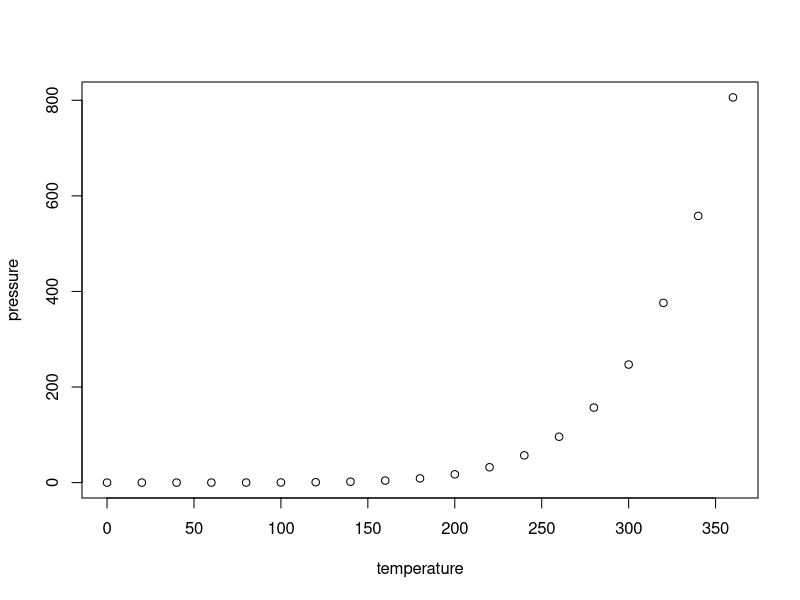
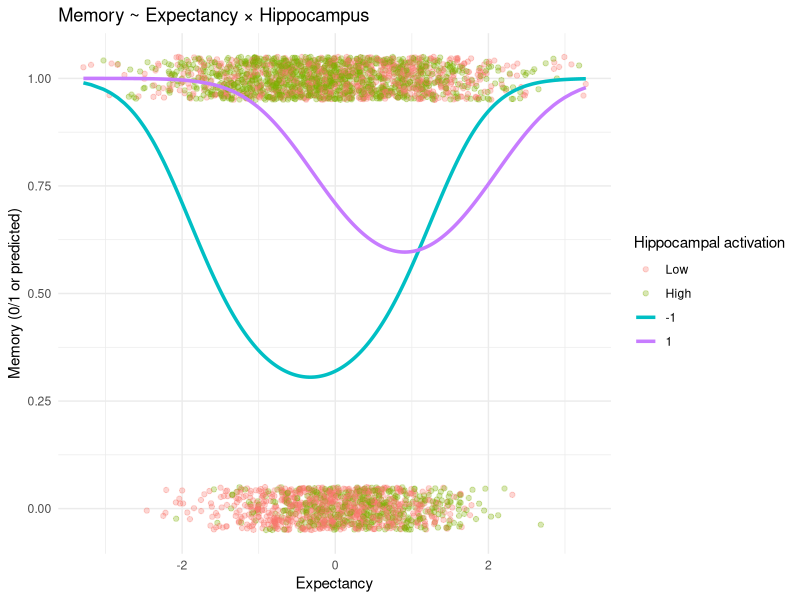
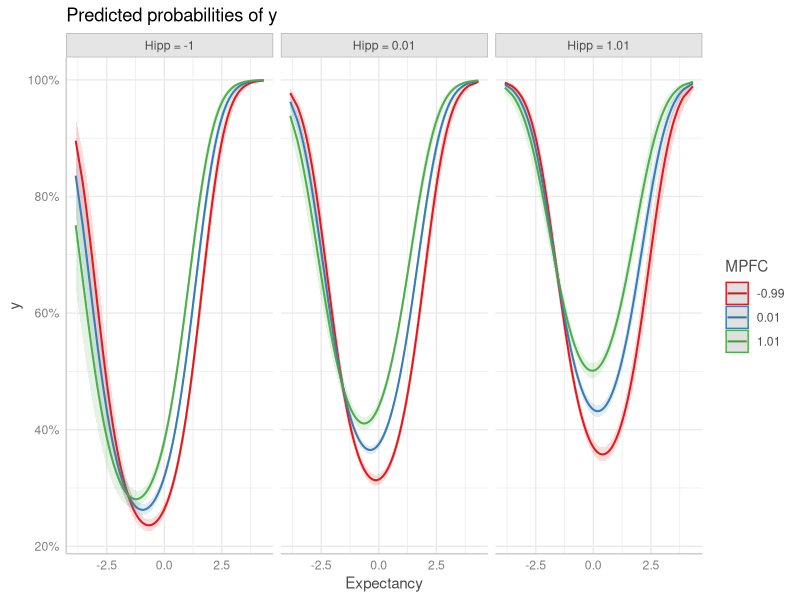
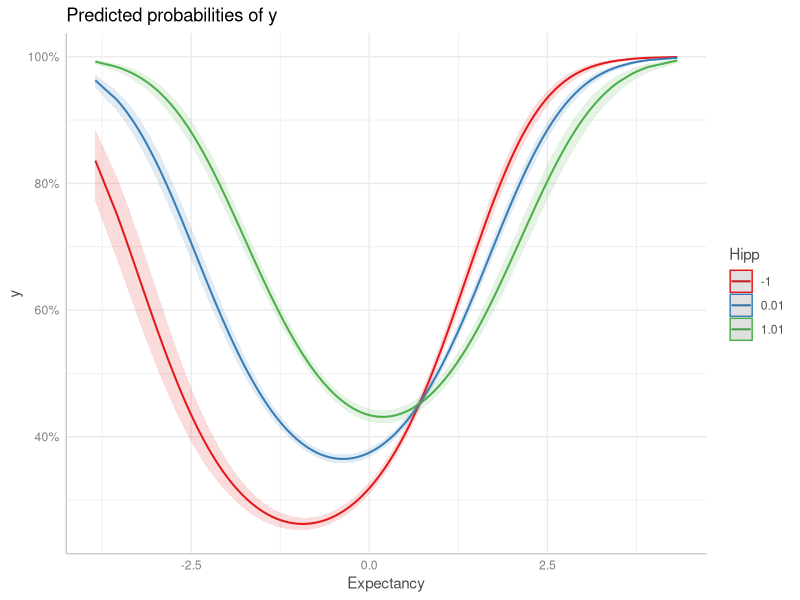
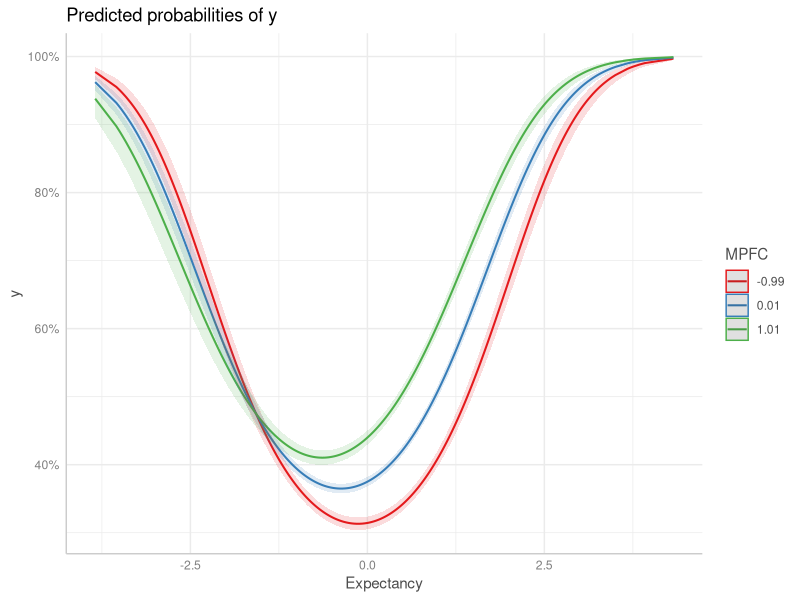
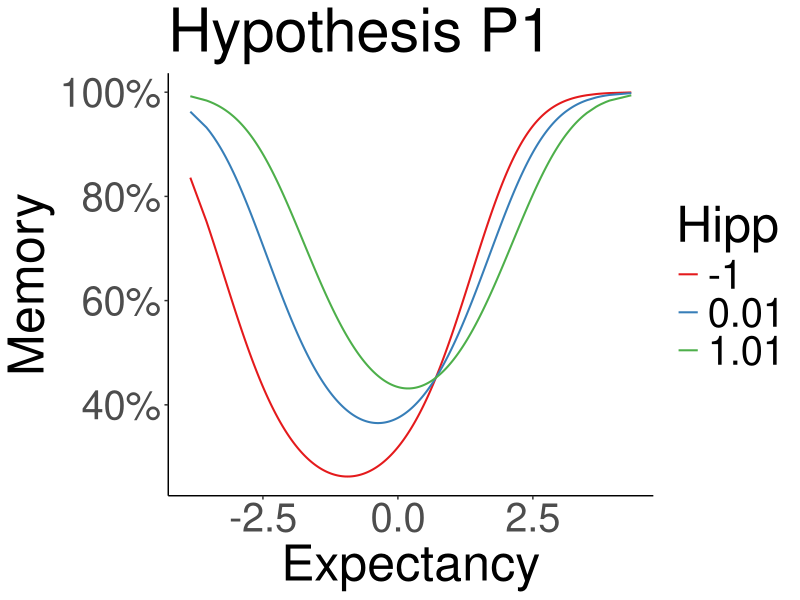
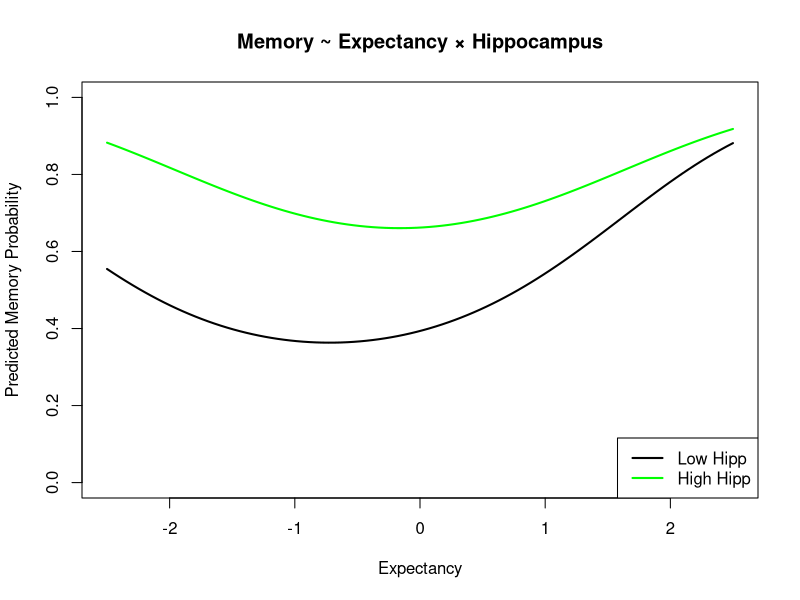
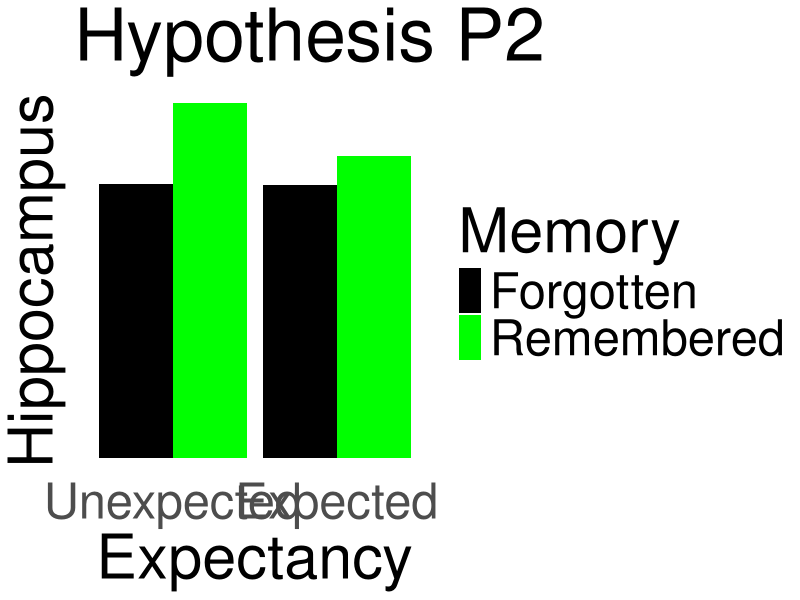

Reproduce these figures in R, in order.
## ---- chunk 1
knitr::opts_chunk$set(echo = TRUE)
## ---- chunk 2
summary(cars)
## ---- chunk 3
plot(pressure)
## ---- chunk 4

library(tidyverse)
library(ggeffects)

set.seed(123)

# Simulate data
n_subjects <- 100
n_trials <- 30

sim_data <- map_dfr(1:n_subjects, function(id) {
  tibble(
    Subject = id,
    Expectancy = rnorm(n_trials),
    Hippocampus = rnorm(n_trials)
  ) %>%
    mutate(
      Memory_prob = plogis(0.6 * Expectancy^2 - 0.3 * Expectancy + 0.8 * Hippocampus - 0.8 * Expectancy * Hippocampus),
      Memory = rbinom(n_trials, 1, Memory_prob)
    )
})

# Fit model
model <- glm(Memory ~ Expectancy + I(Expectancy^2) + Hippocampus + Expectancy:Hippocampus,
             family = binomial, data = sim_data)

# Get predicted values from model using ggpredict
pred <- ggpredict(model, terms = c("Expectancy [all]", "Hippocampus [-1,1]"))

# Plot raw data + model predictions
ggplot(sim_data, aes(x = Expectancy, y = Memory)) +
  geom_jitter(aes(color = cut(Hippocampus, breaks = c(-Inf, median(sim_data$Hippocampus), Inf), labels = c("Low", "High"))),
              height = 0.05, alpha = 0.3) +
  geom_line(data = pred, aes(x = x, y = predicted, color = group), size = 1.2) +
  labs(title = "Memory ~ Expectancy × Hippocampus",
       y = "Memory (0/1 or predicted)", color = "Hippocampal activation") +
  theme_minimal()



## ---- chunk 5
set.seed(123)
N <- 30000
Expectancy <- rnorm(N)
temp <- poly(Expectancy, 2, raw = TRUE)
linX <- temp[, 1]
quadX <- temp[, 2]

Hipp <- rnorm(N)
MPFC <- rnorm(N)

logits <- -0.5 + 0.2 * linX + 0.3 * quadX +0.25*Hipp - 0.35*linX*Hipp + 0.25*MPFC + 0.15*linX*MPFC
y <- rbinom(N, 1, plogis(logits))
model <- glm(y ~ poly(Expectancy, 2, raw = TRUE)* Hipp + poly(Expectancy, 2, raw = TRUE)*MPFC, family = binomial)

summary(model)

plot(ggpredict(model,terms = c('Expectancy[all]','MPFC','Hipp')))

plot(ggpredict(model,terms = c('Expectancy[all]','Hipp')))
plot(ggpredict(model,terms = c('Expectancy[all]','MPFC')))


Hipp_pred <- ggpredict(model,terms = c('Expectancy[all]','Hipp'))

MPFC_pred <- ggpredict(model,terms = c('Expectancy[all]','MPFC'))





## ---- chunk 6




P<- plot(Hipp_pred,show_data = FALSE,show_ci=FALSE) + theme_ggeffects(base_size = 40, base_family = "")+
   labs(title = "Hypothesis P1", x = "Expectancy", y = "Memory") +
  theme_classic() + theme(text=element_text(size=36))

P
# ggsave('./Hypothesis_1.png',P, width = 15, height = 10) #  width = 12, height = 8

## ---- chunk 7
set.seed(123)

n_subjects <- 100
n_trials <- 30
N <- n_subjects * n_trials

# Simulate data
Subject <- rep(1:n_subjects, each = n_trials)
Expectancy <- rnorm(N,mean=0)
Hippocampus <- rnorm(N,mean=5)

# Use poly(Expectancy, 2) to simulate effects
Expectancy_poly <- poly(Expectancy, 2)
Lin_Expectancy <- Expectancy_poly[, 1]
Quad_Expectancy <- Expectancy_poly[, 2]

# Linear interaction: only Lin_Expectancy interacts with Hippocampus
logits <- 0.5 + 0.8 * Quad_Expectancy + 0.5 * Lin_Expectancy +
          0.56 * Hippocampus - 1.5 * Lin_Expectancy * Hippocampus #-2*Quad_Expectancy*Hippocampus

# Apply logistic function
Memory_prob <- plogis(logits)
Memory <- rbinom(N, 1, Memory_prob)

# Data frame
df <- data.frame(
  Subject, Expectancy, Lin_Expectancy, Quad_Expectancy,
  Hippocampus, Memory, Memory_prob
)

# Fit model
model <- glm(Memory ~ Lin_Expectancy + Quad_Expectancy + Hippocampus + Lin_Expectancy:Hippocampus,
             data = df, family = binomial)

# Predict across expectancy range at low and high hippocampal activation
exp_seq <- seq(from = -2.5, to = 2.5, length.out = 100)
exp_poly <- poly(exp_seq, 2)

pred_data <- rbind(
  data.frame(Lin_Expectancy = exp_poly[, 1], Quad_Expectancy = exp_poly[, 2],
             Hippocampus = -1, Expectancy = exp_seq, Level = "Low"),
  data.frame(Lin_Expectancy = exp_poly[, 1], Quad_Expectancy = exp_poly[, 2],
             Hippocampus = 1, Expectancy = exp_seq, Level = "High")
)

pred_data$Memory_pred <- predict(model, newdata = pred_data, type = "response")

# Plot
plot(0, 0, type = "n", xlim = c(-2.5, 2.5), ylim = c(0, 1),
     xlab = "Expectancy", ylab = "Predicted Memory Probability",
     main = "Memory ~ Expectancy × Hippocampus")
lines(pred_data$Expectancy[pred_data$Level == "Low"],
      pred_data$Memory_pred[pred_data$Level == "Low"], col = "black", lwd = 2)
lines(pred_data$Expectancy[pred_data$Level == "High"],
      pred_data$Memory_pred[pred_data$Level == "High"], col = "green", lwd = 2)
legend("bottomright", legend = c("Low Hipp", "High Hipp"), col = c("black", "green"), lwd = 2)




## ---- chunk 8


set.seed(123)

# Factors
n_subjects <- 100
n_trials_per_cond <- 10

Expectancy <- c("Expected", "Unexpected")
Memory <- c("Forgotten", "Remembered")

# Create full factorial design for each subject
sim_data <- data.frame()

for (subj in 1:n_subjects) {
  for (exp in Expectancy) {
    for (mem in Memory) {
      for (i in 1:n_trials_per_cond) {
        
        # Base activation
        activation <- 5
        
        # Add memory effect
        if (mem == "Remembered") {
          activation <- activation + 0.5
        }
        
        # Interaction: boost remembered-unexpected difference
        if (mem == "Remembered" && exp == "Unexpected") {
          activation <- activation + 1
        }
        
        # Add noise
        activation <- activation + rnorm(1, mean = 0, sd = 0.4)
        
        sim_data <- rbind(sim_data, data.frame(
          Subject = subj,
          Expectancy = exp,
          Memory = mem,
          Hippocampus = activation
        ))
      }
    }
  }
}

# Convert to factors for plotting
sim_data$Expectancy <- factor(sim_data$Expectancy, levels = c("Unexpected","Expected"))
sim_data$Memory <- factor(sim_data$Memory, levels = c("Forgotten", "Remembered"))

# Plot using ggplot
library(ggplot2)

P2 <- ggplot(sim_data, aes(x = Expectancy, y = Hippocampus, fill = Memory)) +
  stat_summary(fun = mean, geom = "bar", position = position_dodge(0.9)) +
 # stat_summary(fun.data = mean_se, geom = "errorbar", position = position_dodge(0.9), width = 0.2) +
  labs(
    title = "Hypothesis P2",
    y = "Hippocampus",
    x = "Expectancy"
  ) +
  scale_fill_manual(values = c("black", "green")) +
  theme_minimal() + theme(panel.grid = element_blank()) + theme(text=element_text(size=44)) + theme(axis.text.y = element_blank())

ggsave('./P2_Hypothsis.png',P2,width = 15,height = 10,dpi=300) # width = 12,height = 8
